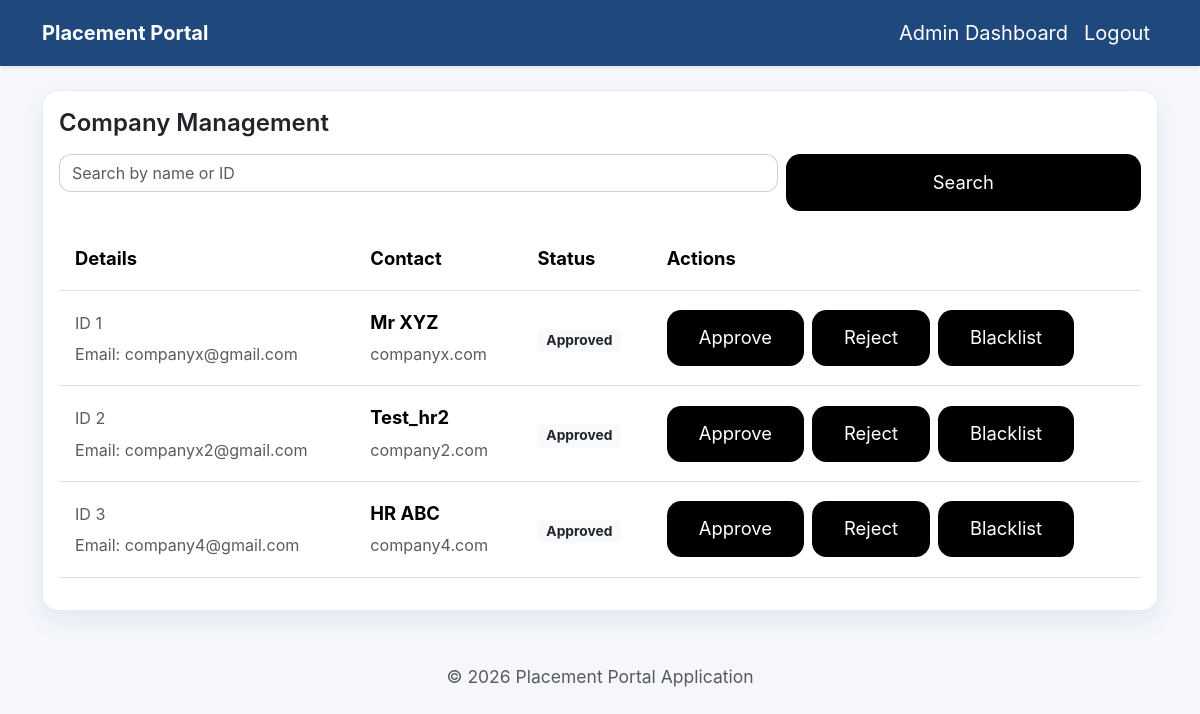
The app's page /admin/companies (signed in) with its own data.
### models.py (models this page shows, shortened)
class CompanyProfile(db.Model):
    id = db.Column(db.Integer, primary_key=True)
    user_id = db.Column(db.Integer, db.ForeignKey("user.id"), unique=True)
    name = db.Column(db.String(180), nullable=False)
    hr_contact = db.Column(db.String(120))
    website = db.Column(db.String(200))
    description = db.Column(db.Text)
    approval_status = db.Column(db.String(32), default="Pending")
    is_blacklisted = db.Column(db.Boolean, default=False)
    user = db.relationship("User", back_populates="company_profile")
    drives = db.relationship("PlacementDrive", back_populates="company")

class User(UserMixin, db.Model):
    __tablename__ = "user"
    id = db.Column(db.Integer, primary_key=True)
    email = db.Column(db.String(150), unique=True, nullable=False)
    password_hash = db.Column(db.String(128), nullable=False)
    full_name = db.Column(db.String(140))
    role = db.Column(db.String(32), default="student")
    is_active = db.Column(db.Boolean, default=True)
    created_at = db.Column(db.DateTime, default=datetime.utcnow)
    student_profile = db.relationship(
        "StudentProfile", back_populates="user", uselist=False
    )
    company_profile = db.relationship(
        "CompanyProfile", back_populates="user", uselist=False
    )
    @property
    def password(self):
        raise AttributeError("Password is write-only.")
    @property
    def is_admin(self):
        return self.role == "admin"

### app.py (the view, shortened to what this page needs)
    @app.route("/admin/companies")
    @admin_required
    def admin_companies():
        query = request.args.get("q", "").strip()
        companies = CompanyProfile.query.join(User)
        companies = companies.order_by(CompanyProfile.approval_status).all()
        return render_template("admin/companies.html", companies=companies, query=query)

### app.py (called while the page is built)
def role_required(role):
    def decorator(view):
        @wraps(view)
        def wrapped_view(*args, **kwargs):
            if not current_user.is_authenticated or current_user.role != role:
                flash("Access denied. Please log in with the correct account.", "warning")
                return redirect(url_for("login"))
            if not current_user.is_active:
                flash("Your account is deactivated. Contact the institute.", "danger")
                return redirect(url_for("login"))
            return view(*args, **kwargs)
        return wrapped_view
    return decorator

### templates/admin/companies.html (shortened to what this page needs)
{% extends 'base.html' %}
{% block content %}
  <div class="card p-3 mb-3">
    <h4 class="mb-3">Company Management</h4>
    <form class="row g-2 mb-3" method="get">
      <div class="col-md-8">
        <input type="search" name="q" class="form-control" placeholder="Search by name or ID" value="{{ query }}" />
      </div>
      <div class="col-md-4">
        <button class="btn btn-primary w-100" type="submit">Search</button>
      </div>
    </form>
    {% if companies %}
      <div class="table-responsive">
        <table class="table align-middle">
          <thead>
            <tr>
              <th>Details</th>
              <th>Contact</th>
              <th>Status</th>
              <th>Actions</th>
            </tr>
          </thead>
          <tbody>
            {% for company in companies %}
              <tr>
                <td>
                  <small class="text-muted">ID {{ company.id }}</small><br />
                  <small class="text-muted">Email: {{ company.user.email }}</small>
                </td>
                <td>
                  <strong>{{ company.hr_contact or '—' }}</strong><br />
                  <small class="text-muted">{{ company.website or '—' }}</small>
                </td>
                <td>
                  <span class="badge bg-light text-dark">{{ company.approval_status }}</span>
                </td>
                <td>
                  <div class="d-flex flex-wrap gap-2">
                    <form
                      method="post"
                      action="{{ url_for('admin_update_company', company_id=company.id) }}"
                      class="m-0"
                    >
                      <button class="btn btn-sm btn-success" type="submit">Approve</button>
                    </form>
                    <form
                      method="post"
                      action="{{ url_for('admin_update_company', company_id=company.id) }}"
                      class="m-0"
                    >
                      <button class="btn btn-sm btn-warning" type="submit">Reject</button>
                    </form>
                    <form
                      method="post"
                      action="{{ url_for('admin_update_company', company_id=company.id) }}"
                      class="m-0"
                    >
                      <button class="btn btn-sm btn-outline-danger" type="submit">
                        {% if company.is_blacklisted %}Remove{% else %}Blacklist{% endif %}
                      </button>
                    </form>
                  </div>
                </td>
              </tr>
            {% endfor %}
          </tbody>
        </table>
      </div>
    {% else %}
      <p class="text-muted mb-0">No companies found.</p>
    {% endif %}
  </div>
{% endblock %}

### static/css/site.css (style rules this page uses)
:root { --bg: #f5f7fb; --card: #ffffff; --text: #0f172a; --muted: #556073; --primary: #1f497d; --accent: #0d9d5d; --border: rgba(31, 73, 125, 0.1); }
* { box-sizing: border-box; }
body { font-family: 'Inter', 'Segoe UI', system-ui, sans-serif; background-color: var(--bg); margin: 0; color: var(--text); font-size: 1.25rem; line-height: 1.7; }
.card, .card .table, .table th, .table td, .alert { font-size: 1.15rem; }
.card { background: var(--card); border: 1px solid var(--border); border-radius: 1rem; box-shadow: 0 10px 25px rgba(31, 73, 125, 0.08); padding: 1.75rem; }
h2, h3, h4, h5 { font-weight: 600; line-height: 1.3; }
.table thead { background: rgba(31, 73, 125, 0.04); }
.table th, .table td { font-size: 1.15rem; padding: 1rem; }
.card small { color: var(--muted); }
.form-control, .form-select, .form-control:focus { border-radius: 0.75rem; border: 1px solid rgba(31, 73, 125, 0.25); box-shadow: none; }
.btn-primary { background-color: #000; color: #fff; border-radius: 0.9rem; border: none; }
.btn { font-size: 1.15rem; padding: 0.9rem 2rem; background-color: #000; color: #fff !important; border: none; border-radius: 0.9rem; }

### records on screen
CompanyProfile: id "1", user.email "companyx@gmail.com", hr_contact "Mr XYZ", website "companyx.com", approval_status "Approved", is_blacklisted "Blacklist"
CompanyProfile: id "2", user.email "companyx2@gmail.com", hr_contact "Test_hr2", website "company2.com", approval_status "Approved", is_blacklisted "Blacklist"
CompanyProfile: id "3", user.email "company4@gmail.com", hr_contact "HR ABC", website "company4.com", approval_status "Approved", is_blacklisted "Blacklist"
